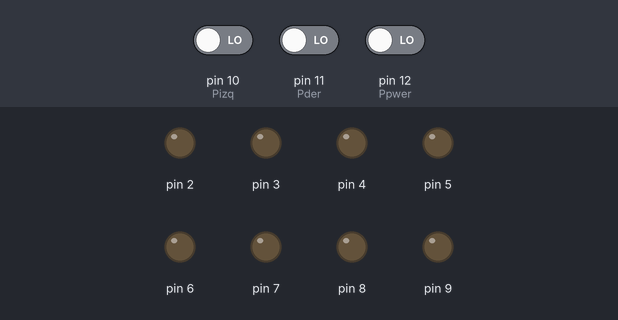
A sketch run on a simulated Arduino Uno, built with avr-gcc and run on an emulated ATmega328P. Shown: output pins drawn as LEDs (lit = HIGH). Dashed ring = blinking. The test bench sets the inputs (shaded band); at power-on: pin 12 (Ppwer) LOW, pin 11 (Pder) LOW, pin 10 (Pizq) LOW. What the sketch prints to the serial monitor is not drawn.

Above: at 1.2 s.
1.3 s: pin 12 (Ppwer) driven HIGH
At 2.5 s:
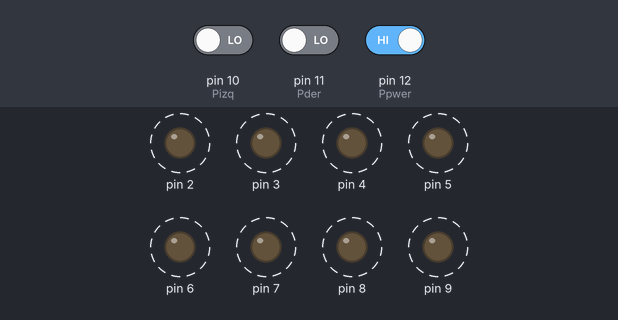
4.3 s: pin 11 (Pder) driven HIGH
At 6.5 s:
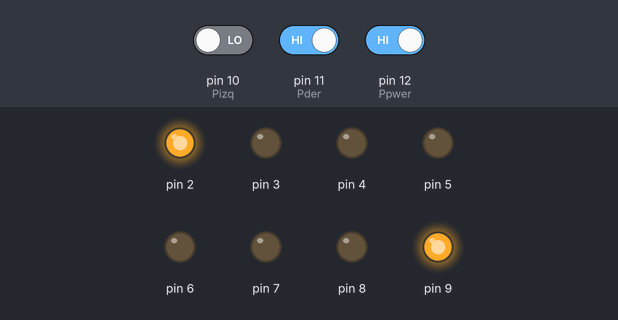
6.8 s: pin 11 (Pder) driven LOW
At 8.2 s:
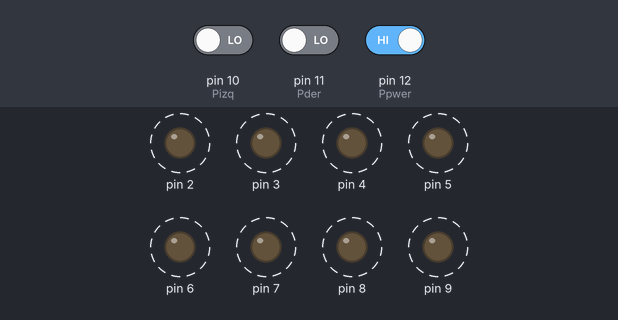
9.8 s: pin 10 (Pizq) driven HIGH
At 10.1 s:
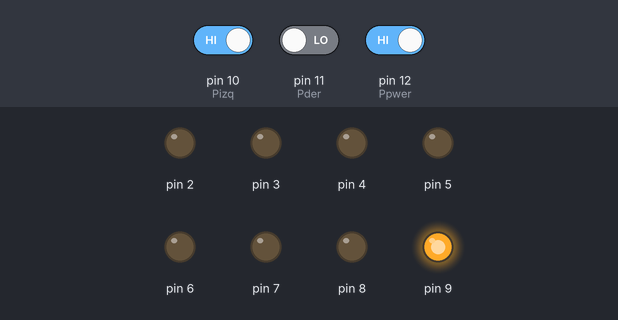
11.3 s: pin 10 (Pizq) driven LOW
At 12.6 s:
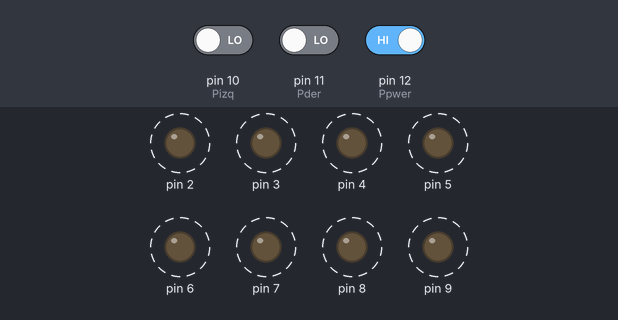
14.3 s: pin 12 (Ppwer) driven LOW
At 14.3 s:
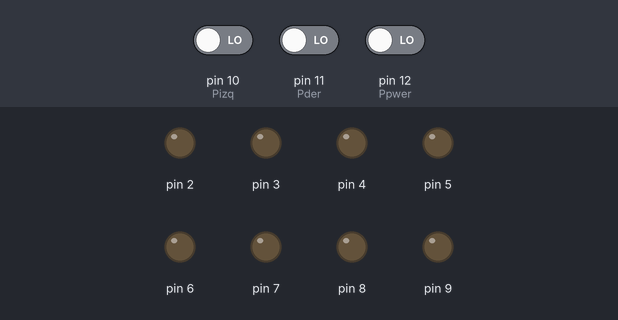
Timing chart, 0 to 17.3 s (numbered marks = the images above; inputs shaded):
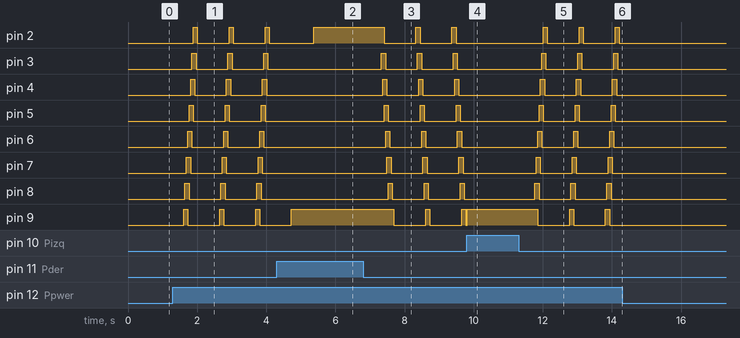

The sketch:

Mi_propuesta-1.ino
```cpp
// Delcaración de Los Pines de los LED
byte led1 = 2;
byte led2 = 3;
byte led3 = 4;
byte led4 = 5;
byte led5 = 6;
byte led6 = 7;
byte led7 = 8;
byte led8 = 9;
byte Pizq = 10; // Pulzador Izquierda
byte Pder = 11; // Pulzador Derecha

int i;          // Variable del Contador del FOR
long vel = 40;  // Velocidad de las Luces
byte valor = 1; // Almacena el dato de los pulsadores

byte Ppwer = 12;                  // Pulsador Encendido/Apagado
int estado = 0, variable_val = 0; // Variables de cambio de esta on/off

void setup()
{
    // put your setup code here, to run once:
    // Configura los 8 Pines digitales como SALIDAS
    for (i = led1; i <= led8; i++)
    {
        pinMode(i, OUTPUT);
    }
    // Configura los PINES 10 y 11 Como Entradas
    pinMode(Pizq, INPUT);
    pinMode(Pder, INPUT);
    pinMode(Ppwer, INPUT);

    Serial.begin(9600);
}

void loop()
{
    /*
    lee si se ejucto el btn power y en base a ello se plantea lo siguiente:
    se guardar el estaod del btn y se pregunta si esta encendido "high" => 1
    si esta en 1 este cambiara el estado de variable_val en 1 y entra a realizar
    el comando de luces en secuencia.
        Si no pasa nada mandara un mensaje por comando de error
        (al notener dispositivo de camputara de error conectado)

     */
    estado = digitalRead(Ppwer);
    if (estado == HIGH)
    {
        variable_val = !variable_val; // de 0 pasa a 1
        delay(300);                   // tiempo de espera para no cambiar de estado varias veces
    }
    if (variable_val == HIGH)
    {
        Encendido_controller();
    }
    else
    {
        Errorprint();
    }
}

void Encendido_controller()
{
    // Si "valor" es Cero gire a la DERECHA
    if (valor == 0)
    {
        // Enciende los LED de Izquierda a Derecha
        for (i = led1; i <= led8 + 3; i++)
        {
            if (i <= led8)
            {
                digitalWrite(i, HIGH); // Enciende el LED
            }

            if (i > led3)
            {
                digitalWrite(i - 3, LOW); // Apaga el LED
            }
            delay(vel); // Retardo (Espera el valor de vel)

            // Lee los dos pulsadores
            if (digitalRead(Pizq))
            {
                valor = 1;
                i = led8 + 3; // Cambia el valor y sale del FOR
            }
            if (digitalRead(Pder))
            {
                valor = 0;
                i = led8 + 3; // Cambia el valor y sale del FOR
            }
        }
    }

    // Si "valor" es uno gire a la IZQUIERDA
    if (valor == 1)
    {
        // Enciende los LED de Izquierda a Derecha
        for (i = led8; i >= led1 - 3; i--)
        {
            if (i >= led1)
            {
                digitalWrite(i, HIGH); // Enciende el LED
            }

            if (i < led6)
            {
                digitalWrite(i + 3, LOW); // Apaga el LED
            }
            delay(vel); // Retardo (Espera el valor de vel)

            // Lee los dos pulsadores
            if (digitalRead(Pizq))
            {
                valor = 1;
                i = led1 - 3; // Cambia el valor y sale del FOR
            }
            if (digitalRead(Pder))
            {
                valor = 0;
                i = led1 - 3; // Cambia el valor y sale del FOR
            }
        }
    }
}
void Errorprint()
{
    // Serial.begin(9600); => se pone en el setup para mostrar print
    Serial.print("ERROR EN LA EJECUCION");
    exit;
}
```

Measured:
- after the input at 1.3 s, pin 2: alternates HIGH for 0.12 s and LOW for 0.92 s, starting after 0.59 s; pin 3: alternates HIGH for 0.12 s and LOW for 0.92 s, starting after 0.55 s
- after the input at 4.3 s, pin 3–8: stops changing and stays LOW; pin 9: goes on until 4.7 s, then stays HIGH
- after the input at 6.8 s, pin 2: alternates HIGH for 0.12 s and LOW for 0.92 s, starting after 0.61 s; pin 3: alternates HIGH for 0.12 s and LOW for 0.92 s, starting after 0.53 s
- after the input at 9.8 s, pin 2: stays LOW (without the input it goes to HIGH after 0.61 s); pin 3: stays LOW (without the input it goes to HIGH after 0.65 s)
- after the input at 11.3 s, pin 2: alternates HIGH for 0.12 s and LOW for 0.92 s, starting after 0.71 s; pin 3: alternates HIGH for 0.12 s and LOW for 0.92 s, starting after 0.67 s
- after the input at 14.3 s, pin 2–9: stops changing and stays LOW
